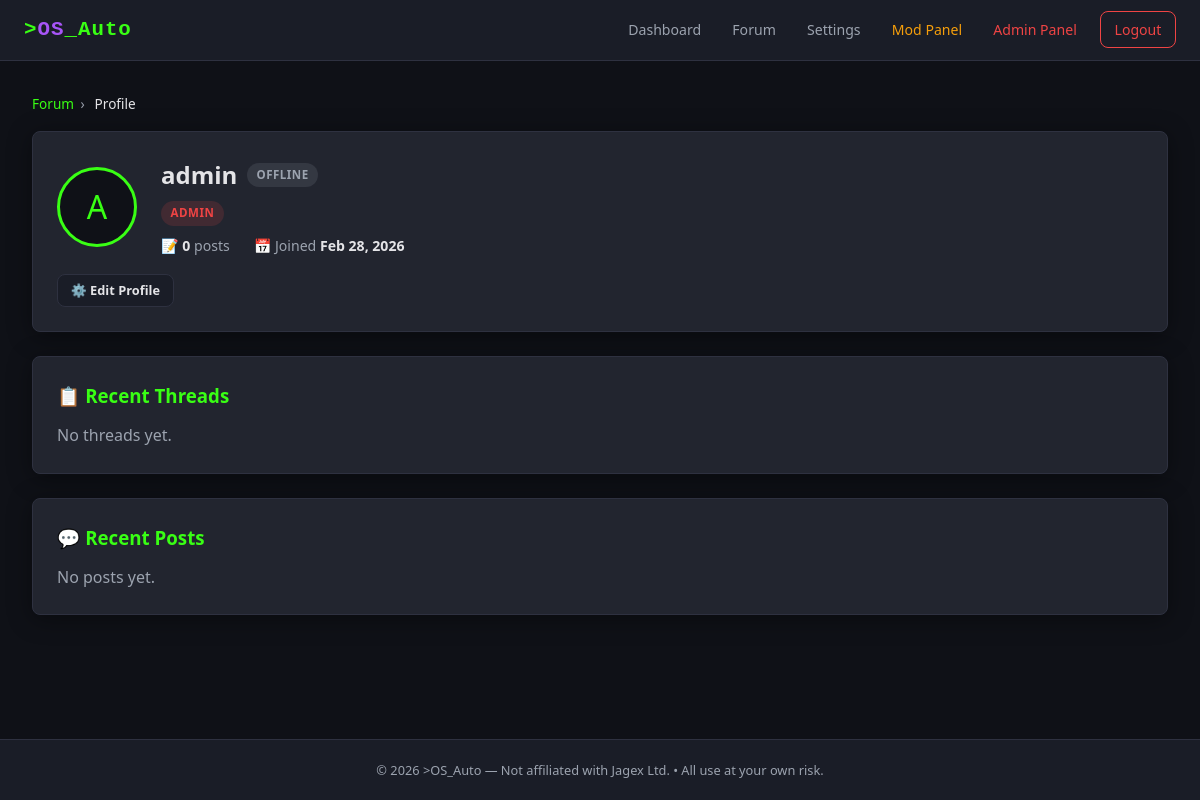
The app's page /forum/profile.php?id=1 (signed in) with its own data.
### tables this page shows
CREATE TABLE `users` (
  `user_id`         INT UNSIGNED    NOT NULL AUTO_INCREMENT,
  `username`        VARCHAR(32)     NOT NULL,
  `email`           VARCHAR(255)    NOT NULL,
  `password_hash`   VARCHAR(255)    NOT NULL,
  `hwid`            VARCHAR(128)    DEFAULT NULL,
  `hwid_updated_at` DATETIME        DEFAULT NULL,
  `role`            ENUM('user','moderator','admin') NOT NULL DEFAULT 'user',
  `created_at`      DATETIME        NOT NULL DEFAULT CURRENT_TIMESTAMP,
  PRIMARY KEY (`user_id`),
  UNIQUE KEY `uq_username` (`username`),
  UNIQUE KEY `uq_email`    (`email`)
);

### includes/functions.php (called while the page is built, shortened)
<?php
function e(string $value): string
{
    return htmlspecialchars($value, ENT_QUOTES, 'UTF-8');
}
function getSetting(PDO $pdo, string $key, string $default = ''): string
{
    static $cache = [];
    if (isset($cache[$key])) return $cache[$key];
    $stmt = $pdo->prepare('SELECT `setting_value` FROM `site_settings` WHERE `setting_key` = ?');
    $stmt->execute([$key]);
    $row = $stmt->fetch();
    $cache[$key] = $row ? ($row['setting_value'] ?? $default) : $default;
    return $cache[$key];
}
function settingEnabled(PDO $pdo, string $key): bool
{
    return getSetting($pdo, $key, '0') === '1';
}
function getAvatarUrl(PDO $pdo, ?string $avatarPath, string $username): string
{
    return '';
}

### forum/profile.php (the view, shortened to what this page needs)
<?php
require_once __DIR__ . '/../includes/db.php';
require_once __DIR__ . '/../includes/functions.php';
if (!settingEnabled($pdo, 'forum_user_profiles')) {
    redirect('/forum/index.php');
}
$userId = (int)($_GET['id'] ?? 0);
$uStmt = $pdo->prepare('SELECT * FROM `users` WHERE `user_id` = ?');
$uStmt->execute([$userId]);
$profile = $uStmt->fetch();
$avatarsEnabled = settingEnabled($pdo, 'forum_avatars');
$avUrl = $avatarsEnabled ? getAvatarUrl($pdo, $profile['avatar_path'], $profile['username']) : '';
$isOnline = false;
$threads = $pdo->prepare(
    'SELECT t.thread_id, t.title, t.reply_count, t.views, t.last_post_at, t.created_at,
            b.name AS board_name, b.board_id
     FROM `forum_threads` t
     JOIN `forum_boards` b ON b.board_id = t.board_id
     WHERE t.user_id = ? AND t.is_deleted = 0
     ORDER BY t.created_at DESC LIMIT 10'
);
$threads->execute([$userId]);
$userThreads = $threads->fetchAll();
$page     = max(1, (int)($_GET['page'] ?? 1));
$perPage  = 10;
$totalPosts = (int)$profile['post_count'];
$totalPages = max(1, (int)ceil($totalPosts / $perPage));
$page       = min($page, $totalPages);
$offset     = ($page - 1) * $perPage;
$postsStmt = $pdo->prepare(
    'SELECT p.post_id, p.body, p.created_at,
            t.thread_id, t.title AS thread_title,
            b.name AS board_name, b.board_id
     FROM `forum_posts` p
     JOIN `forum_threads` t ON t.thread_id = p.thread_id
     JOIN `forum_boards` b ON b.board_id = t.board_id
     WHERE p.user_id = ? AND p.is_deleted = 0 AND t.is_deleted = 0
     ORDER BY p.created_at DESC
     LIMIT ? OFFSET ?'
);
$postsStmt->execute([$userId, $perPage, $offset]);
$userPosts = $postsStmt->fetchAll();
require_once __DIR__ . '/../includes/header.php';
?>
<div class="breadcrumb">
  <a href="/forum/index.php">Forum</a><span class="sep">›</span>
  <span style="color:var(--text-primary);">Profile</span>
</div>
<div class="card">
  <div class="profile-header">
    <?php if ($avUrl): ?>
      <img src="<?= e($avUrl) ?>" alt="<?= e($profile['username']) ?>"
           style="width:80px;height:80px;border-radius:50%;object-fit:cover;
                  border:3px solid var(--accent-green);flex-shrink:0;">
    <?php else: ?>
      <div class="profile-avatar-lg">
        <?= strtoupper(mb_substr($profile['username'], 0, 1)) ?>
      </div>
    <?php endif; ?>
    <div>
      <div style="display:flex;align-items:center;gap:.6rem;flex-wrap:wrap;">
        <h1 style="font-size:1.5rem;margin:0;"><?= e($profile['username']) ?></h1>
        <?php if ($isOnline): ?>
          <span class="badge badge-green"><span class="dot dot-green" style="margin-right:3px;"></span> Online</span>
        <?php else: ?>
          <span class="badge" style="background:rgba(156,163,175,.15);color:var(--text-secondary);">Offline</span>
        <?php endif; ?>
      </div>
      <div style="margin-top:.3rem;">
        <span class="badge <?= $profile['role']==='admin'?'badge-red':($profile['role']==='moderator'?'badge-amber':'badge-blue') ?>">
          <?= e(ucfirst($profile['role'])) ?>
        </span>
      </div>
      <div style="display:flex;gap:1.5rem;flex-wrap:wrap;margin-top:.6rem;font-size:.88rem;color:var(--text-secondary);">
        <div>📝 <strong style="color:var(--text-primary);"><?= number_format($profile['post_count']) ?></strong> posts</div>
        <div>📅 Joined <strong style="color:var(--text-primary);"><?= e(date('M j, Y', strtotime($profile['created_at']))) ?></strong></div>
      </div>
    </div>
  </div>
  <?php if ($userId == $_SESSION['user_id']): ?>
    <div class="mt-1">
      <a href="/settings.php" class="btn btn-secondary btn-sm">⚙️ Edit Profile</a>
    </div>
  <?php endif; ?>
</div>
<div class="card">
  <h3>📋 Recent Threads</h3>
  <?php if ($userThreads): ?>
    <?php foreach ($userThreads as $ut): ?>
      <div style="padding:.5rem 0;border-bottom:1px solid var(--border-color);display:flex;justify-content:space-between;align-items:center;gap:.5rem;flex-wrap:wrap;">
        <div style="min-width:0;flex:1;">
          <a href="/forum/thread.php?id=<?= $ut['thread_id'] ?>" style="font-weight:600;"><?= e($ut['title']) ?></a>
          <div style="font-size:.75rem;color:var(--text-secondary);">
            in <a href="/forum/board.php?id=<?= $ut['board_id'] ?>"><?= e($ut['board_name']) ?></a>
            &middot; <?= timeAgo($ut['created_at']) ?>
          </div>
        </div>
        <div style="font-size:.75rem;color:var(--text-secondary);flex-shrink:0;">
          <?= $ut['reply_count'] ?> replies &middot; <?= $ut['views'] ?> views
        </div>
      </div>
    <?php endforeach; ?>
  <?php else: ?>
    <p style="color:var(--text-secondary);">No threads yet.</p>
  <?php endif; ?>
</div>
<div class="card">
  <h3>💬 Recent Posts</h3>
  <?php if ($userPosts): ?>
    <?php foreach ($userPosts as $up): ?>
      <div style="padding:.6rem 0;border-bottom:1px solid var(--border-color);">
        <div style="font-size:.82rem;color:var(--text-secondary);margin-bottom:.3rem;">
          In <a href="/forum/thread.php?id=<?= $up['thread_id'] ?>"><?= e($up['thread_title']) ?></a>
          &middot; <?= timeAgo($up['created_at']) ?>
        </div>
        <div style="font-size:.88rem;background:var(--bg-secondary);padding:.5rem .75rem;
                    border-radius:var(--radius);border-left:3px solid var(--accent-green);">
          <?= e(mb_strimwidth($up['body'], 0, 200, '…')) ?>
        </div>
      </div>
    <?php endforeach; ?>
    <?= pgHtml($page, $totalPages, "/forum/profile.php?id=$userId") ?>
  <?php else: ?>
    <p style="color:var(--text-secondary);">No posts yet.</p>
  <?php endif; ?>
</div>
<?php require_once __DIR__ . '/../includes/footer.php'; ?>

### includes/header.php (style rules this page uses)
*, *::before, *::after { box-sizing: border-box; margin: 0; padding: 0; }
:root { --bg-primary: #0f1117; --bg-secondary: #1a1d27; --bg-card: #22252f; --border-color: #2e3140; --text-primary: #e4e4e7; --text-secondary:#9ca3af; --accent-green: #39ff14; --accent-purple: #a855f7; --accent-red: #ef4444; --accent-amber: #f59e0b; --accent-blue: #3b82f6; --font-mono: 'Courier New', monospace; --font-main: 'Segoe UI', system-ui, -apple-system, sans-serif; --radius: 8px; --shadow: 0 4px 24px rgba(0,0,0,.4); --nav-height: 60px; }
html { overflow-x: hidden; -webkit-text-size-adjust: 100%; }
body { font-family: var(--font-main); background: var(--bg-primary); color: var(--text-primary); line-height: 1.6; min-height: 100vh; display: flex; flex-direction: column; overflow-x: hidden; max-width: 100vw; }
a { color: var(--accent-green); text-decoration: none; transition: color .2s; }
.card { background: var(--bg-card); border: 1px solid var(--border-color); border-radius: var(--radius); padding: 1.5rem; margin-bottom: 1.5rem; box-shadow: var(--shadow); overflow: hidden; }
.card h2, .card h3 { margin-bottom: .75rem; color: var(--accent-green); }
.btn { display: inline-block; padding: .6rem 1.4rem; border: none; border-radius: var(--radius); font-size: .9rem; font-weight: 600; cursor: pointer; transition: opacity .2s, transform .1s; text-align: center; }
.btn-secondary { background: var(--bg-secondary); color: var(--text-primary); border: 1px solid var(--border-color); }
.btn-sm { padding: .35rem .8rem; font-size: .8rem; }
.badge { display: inline-block; padding: .2rem .6rem; border-radius: 20px; font-size: .72rem; font-weight: 700; text-transform: uppercase; letter-spacing: .5px; }
.badge-red { background: rgba(239,68,68,.15); color: var(--accent-red); }
.breadcrumb { font-size: .85rem; color: var(--text-secondary); margin-bottom: 1rem; overflow-x: auto; white-space: nowrap; }
.breadcrumb .sep { margin: 0 .4rem; }
.mt-1 { margin-top: 1rem; }

### includes/forum_helpers.php (style rules this page uses)
.profile-header { display:flex;gap:1.5rem;align-items:center; }
.profile-avatar-lg { width:80px;height:80px;border-radius:50%;background:var(--bg-primary);border:3px solid var(--accent-green);display:flex;align-items:center;justify-content:center;font-size:2rem;color:var(--accent-green);flex-shrink:0; }

### records on screen
users: username "A", username "admin", role "ADMIN", post_count "0", created_at "Feb 28, 2026"
